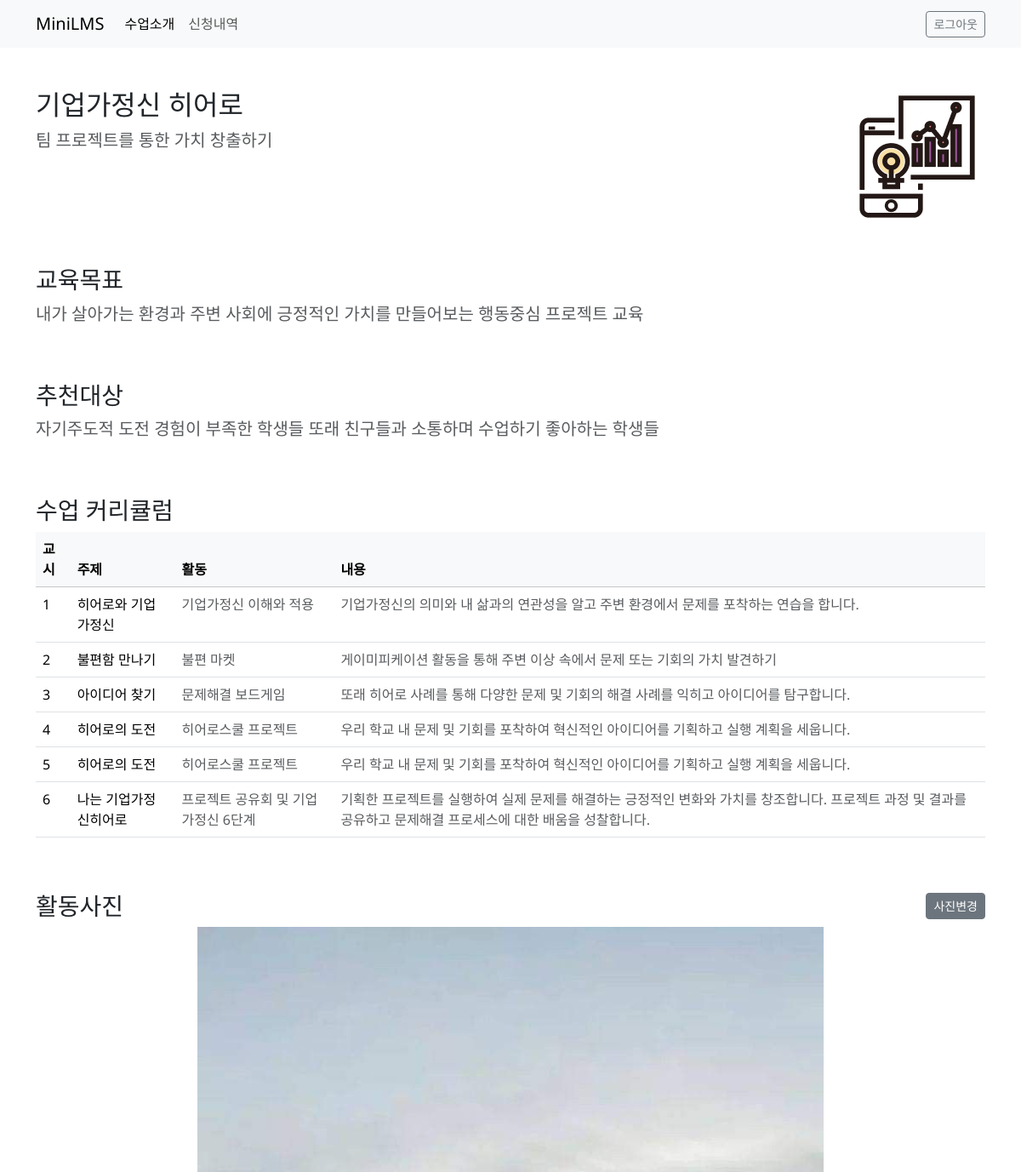
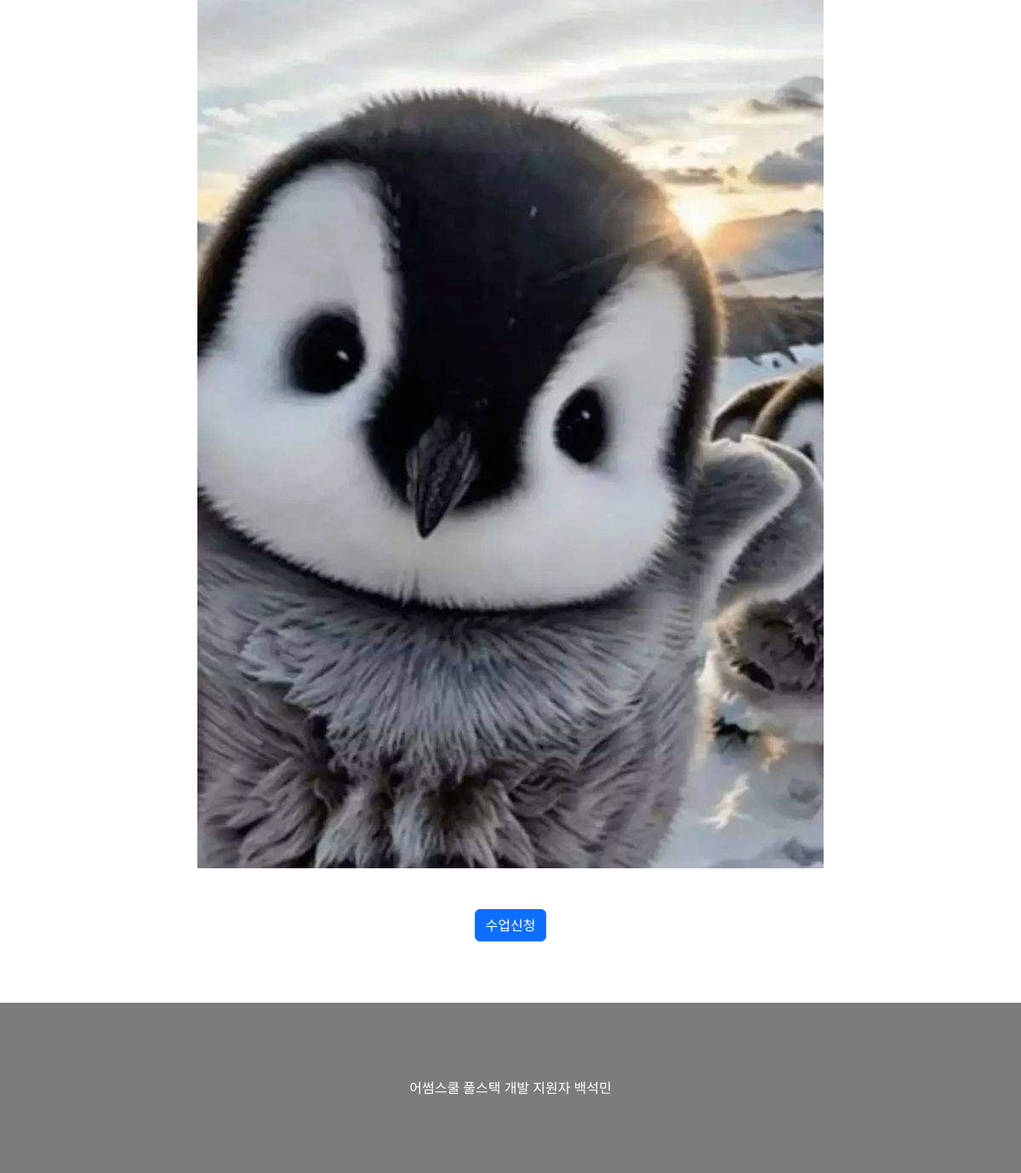
The app's page /subjects/6/ (signed in) with its own data (2 pictures, top to bottom).
### subjects/models.py (models this page shows)
class Subject(models.Model):
  title = models.CharField(max_length=100)
  content = models.TextField()
  image = models.ImageField(upload_to='subjects/', blank=True, null=True)
  objective = models.TextField()
  audience = models.TextField()
  class Meta:
    db_table = 'tb_subjects'

class Curriculum(models.Model):
  subject = models.ForeignKey(Subject, on_delete=models.CASCADE, related_name='curriculums')
  period = models.IntegerField()
  topic = models.CharField(max_length=100)
  task = models.CharField(max_length=100)
  content = models.TextField()
  class Meta:
    db_table = 'tb_curriculums'

### subjects/views.py (the view)
# urls.py: path('<int:id>/', views.detail, name='detail'),
def detail(request, id):
  subject = Subject.objects.get(id=id)
  curriculums = Curriculum.objects.filter(subject_id=id)
  return render(request, 'subjects/detail.html', {'subject': subject, 'curriculums': curriculums})

### templates/subjects/detail.html (shortened to what this page needs)
{% extends 'base.html' %} {% block content %}
<div class="d-flex flex-column gap-5">
  <div class="d-flex justify-content-between align-items-start">
    <div>
      <h2>{{ subject.title }}</h2>
      <p class="fs-5 text-muted">{{ subject.content }}</p>
    </div>
    <img
      class="img-fluid"
      src="/uploads/subjects/subject_{{ subject.id }}_img.jpg"
      alt="{{ subject.title }}"
    />
  </div>
  <div>
    <h3>교육목표</h3>
    <p class="fs-5 text-muted">{{ subject.objective }}</p>
  </div>
  <div>
    <h3>추천대상</h3>
    <p class="fs-5 text-muted">{{ subject.audience }}</p>
  </div>
  <div>
    <h3>수업 커리큘럼</h3>
    <table class="table">
      <thead class="table-light">
        <tr>
          <th scope="col">교시</th>
          <th scope="col">주제</th>
          <th scope="col">활동</th>
          <th scople="col">내용</th>
        </tr>
      </thead>
      <tbody>
        {% for item in curriculums %}
        <tr>
          <td>{{ item.period }}</td>
          <td>{{ item.topic }}</td>
          <td class="text-muted">{{ item.task }}</td>
          <td class="text-muted">{{ item.content }}</td>
        </tr>
        {% endfor %}
      </tbody>
    </table>
  </div>
  <div>
    <h3>
      <span class="d-flex justify-content-between align-items-center">
        활동사진
        <label for="upload" class="btn btn-secondary btn-sm">사진변경</label>
      </span>
    </h3>
    <div class="w-100">
      <img
        src="/uploads/{{ subject.image}}"
        class="img-fluid mx-auto d-block"
        alt="활동 사진"
        style="height: auto"
      />
    </div>
  </div>
  <div class="d-flex justify-content-center">
    <a href="{% url 'subjects:apply' subject.id %}" class="btn btn-primary"
      >수업신청</a
    >
  </div>
</div>
{% endblock %}

### templates/base.html (style rules this page uses)
* { margin: 0; padding: 0; box-sizing: border-box; color: #212529; }
body { font-family: "Noto Sans", sans-serif; }

### records on screen
Subject: title "기업가정신 히어로", content "팀 프로젝트를 통한 가치 창출하기", objective "내가 살아가는 환경과 주변 사회에 긍정적인 가치를 만들어보는 행동중심 프로젝트 교육", audience "자기주도적 도전 경험이 부족한 학생들 또래 친구들과 소통하며 수업하기 좋아하는 학생들", image (picture)
Curriculum: period "1", topic "히어로와 기업가정신", task "기업가정신 이해와 적용", content "기업가정신의 의미와 내 삶과의 연관성을 알고 주변 환경에서 문제를 포착하는 연습을 합니다."
Curriculum: period "2", topic "불편함 만나기", task "불편 마켓", content "게이미피케이션 활동을 통해 주변 이상 속에서 문제 또는 기회의 가치 발견하기"
Curriculum: period "3", topic "아이디어 찾기", task "문제해결 보드게임", content "또래 히어로 사례를 통해 다양한 문제 및 기회의 해결 사례를 익히고 아이디어를 탐구합니다."
Curriculum: period "4", topic "히어로의 도전", task "히어로스쿨 프로젝트", content "우리 학교 내 문제 및 기회를 포착하여 혁신적인 아이디어를 기획하고 실행 계획을 세웁니다."
Curriculum: period "5", topic "히어로의 도전", task "히어로스쿨 프로젝트", content "우리 학교 내 문제 및 기회를 포착하여 혁신적인 아이디어를 기획하고 실행 계획을 세웁니다."
Curriculum: period "6", topic "나는 기업가정신히어로", task "프로젝트 공유회 및 기업가정신 6단계", content "기획한 프로젝트를 실행하여 실제 문제를 해결하는 긍정적인 변화와 가치를 창조합니다. 프로젝트 과정 및 결과를 공유하고 문제해결 프로세스에 대한 배움을 성찰합니다."
